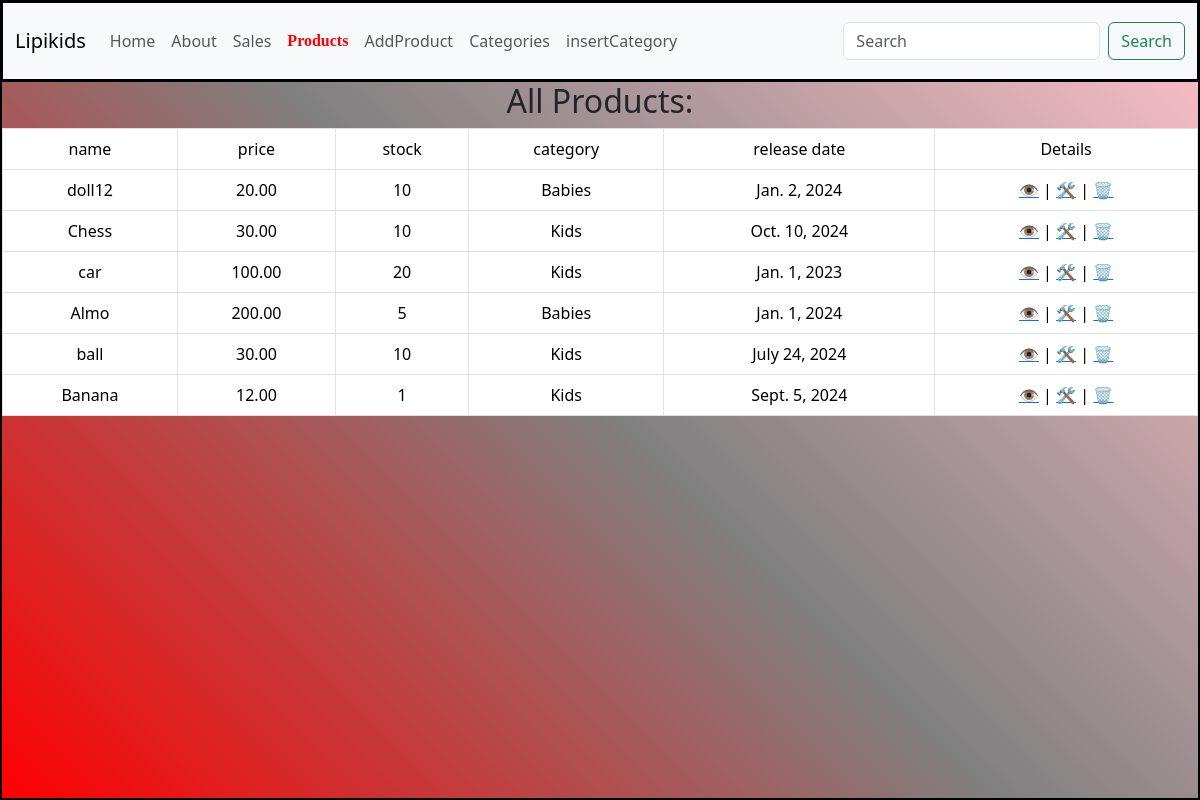
Screenshot of /products/ with the database file from the repository.
### products/models.py (models this page shows, shortened)
class ProductModel(Model):
    name = CharField(max_length=50, validators=(MinLengthValidator(2), MaxLengthValidator(100)))
    price = DecimalField(max_digits=6, decimal_places=2, validators=(MinValueValidator(0, "I asked for the price to be more than 0"), MaxValueValidator(10000))) # 1023.34
    stock = IntegerField(validators=(MinValueValidator(2), MaxValueValidator(10000)))
    category = ForeignKey(CategoryModel, on_delete=RESTRICT)
    release_date = DateField(default = datetime.now)
    class Meta:
        db_table = "products"

class CategoryModel(Model):
    name = CharField(max_length=50)
    class Meta:
        db_table = "categories"

### products/views.py (the view)
# urls.py: path("", views.list, name = "products_route"),
def list(request):
    products = ProductModel.objects.all()  #bring all products
    context = {"active": "products", "products": products}
    return render(request, "products.html", context)

### products/templates/products.html (shortened to what this page needs)
{% extends "layout.html" %}
{% load static %}
{% block content %}
    <h2>All Products:</h2>
    <table class="table table-bordered table-hover">
        <thead>
            <tr>
                <td>name</td>
                <td>price</td>
                <td>stock</td>
                <td>category</td>
                <td>release date</td>
                <td>Details</td>
            </tr>
            </thead>
        <tbody>
            {% for p in products %}
                <tr>
                    <td>{{p.name}}</td>
                    <td>{{p.price}}</td>
                    <td>{{p.stock}}</td>
                    <td>{{p.category.name}}</td>
                    <td>{{p.release_date}}</td>
                    <td><a href="{% url 'details_route' p.id %}">👁</a>
                        <span>|</span>
                        <a href="{% url 'edit_route' p.id %}">🛠</a>
                        <span>|</span>
                        <a onclick="confirmDelete(event)" href="{% url 'delete_route' p.id %}">🗑</a>
                    </td>
                </tr>
            {% endfor %}
        </tbody>
    </table>
{% endblock content %}

### templates/layout.html (shortened to what this page needs)
{% load static %}
<!DOCTYPE html>
<html lang="en">
<head>
    <link href="https://cdn.jsdelivr.net/npm/bootstrap@5.3.3/dist/css/bootstrap.min.css" rel="stylesheet">
    <link rel="stylesheet" href="{% static 'css/style.css' %}" >
</head>
<body>
    <div class="layout">
        <nav>
            {% include "nav.html"%}
        </nav>
        <main>
            {% block content %}
            {% endblock content %}
        </main>
    </div>
</body>
</html>

### templates/nav.html (shortened to what this page needs)
<nav class="navbar navbar-expand-lg bg-body-tertiary">
    <div class="container-fluid">
      <a class="navbar-brand" href="#">Lipikids</a>
      <div class="collapse navbar-collapse" id="navbarSupportedContent">
        <ul class="navbar-nav me-auto mb-2 mb-lg-0">
            <li class="nav-item">
                <a class="nav-link {%  if active == 'home'  %}active{% endif  %}" aria-current="page"
                    href="{% url 'home_route' %}">Home</a>
            </li>
            <li class="nav-item">
                <a class="nav-link {%  if active == 'about'  %}active{% endif  %}"
                    href="{% url 'about_route'  %}">About</a>
            </li>
            <li class="nav-item">
                <a class="nav-link {%  if active == 'sales'  %}active{% endif  %}"
                    href="{% url 'sales_route'  %}">Sales</a>
            </li>
            <li class="nav-item">
                <a class="nav-link {%  if active == 'products'  %}active{% endif  %}"
                    href="{% url 'products_route'  %}">Products</a>
            </li>
            <li class="nav-item">
                <a class="nav-link {%  if active == 'insert'  %}active{% endif  %}"
                    href="{% url 'insert_route'  %}">AddProduct</a>
            </li>
            <li class="nav-item">
                <a class="nav-link {%  if active == 'categories'  %}active{% endif  %}"
                    href="{% url 'categories_route'  %}">Categories</a>
            </li>
            <li class="nav-item">
                <a class="nav-link {%  if active == 'insertCategory'  %}active{% endif  %}"
                    href="{% url 'insertCategory_route'  %}">insertCategory</a>
            </li>
        </ul>
        <form class="d-flex" role="search">
          <input class="form-control me-2" type="search" placeholder="Search" aria-label="Search">
          <button class="btn btn-outline-success" type="submit">Search</button>
        </form>
      </div>
    </div>
  </nav>

### static/css/style.css (style rules this page uses)
html, body { height: 100%; text-align: center; background: linear-gradient(45deg,red, grey, pink); }
.layout { height: 100%; display: grid; grid-template-rows: 10% 90%; }
.layout, nav, main { border: 1px solid black; }
.navbar { height: 100%; }
.active { font-weight: bold; font-family: 'Lucida Handwriting'; color:red !important; }

### rows the page displays
ProductModel: name "doll12", price "20.00", stock "10", category.name "Babies", release_date "Jan. 2, 2024"
ProductModel: name "Chess", price "30.00", stock "10", category.name "Kids", release_date "Oct. 10, 2024"
ProductModel: name "car", price "100.00", stock "20", category.name "Kids", release_date "Jan. 1, 2023"
ProductModel: name "Almo", price "200.00", stock "5", category.name "Babies", release_date "Jan. 1, 2024"
ProductModel: name "ball", price "30.00", stock "10", category.name "Kids", release_date "July 24, 2024"
ProductModel: name "Banana", price "12.00", stock "1", category.name "Kids", release_date "Sept. 5, 2024"
